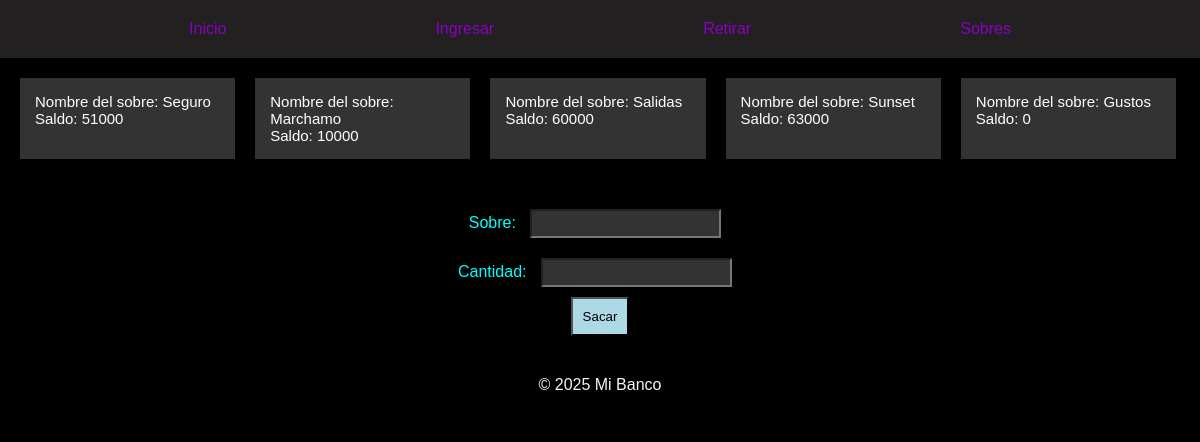
Page /retirar/ on the committed database.
### menu/models.py (models this page shows, shortened)
class sobres (models.Model):
    nombre= models.CharField (max_length=300)
    saldo= models.IntegerField(default=0,validators=[MinValueValidator(0)])
    limite= models.IntegerField(default=0,validators=[MinValueValidator(0)])
    activo= models.BooleanField(default=True)
    porcentaje =  models.IntegerField(default=0,validators=[MinValueValidator(0)],)

### menu/views.py (the view)
# urls.py: path('retirar/', views.retirar, name="retirar"),#Barra lateral puesto 3
def retirar(request):
    todosSobres = sobreModels.objects.all()
    return render(request,'retirar/retirar.html',{
        'forms' : sacarDinero,
        'sobres': todosSobres
    })

### menu/templates/retirar/retirar.html (shortened to what this page needs)
{% extends 'layout/lateral.html' %}
{% load static %}
{% block content %}
{% if sobres %}
<div class="presentacionRetiro">
    {% for sobre in sobres %}
    <div class="presentacionRetiroHijo">
        <p>
            Nombre del sobre:
            {{ sobre.nombre }} <br>
            Saldo:
            {{ sobre.saldo }}
        </p>
    </div>
    {% endfor %}
</div>
<div class="retiro">
    <form action="{% url 'retirarConfirmacion' %}" method="post">
        {{forms}}
        <button type="submit">Sacar</button>
    </form>
</div>
{% else %}
<div class="faltaIngreso">
    <h1>No hay ningun sobre del que retirar</h1>
</div>
{% endif %}
{% endblock %}

### menu/static/css/styles.css (style rules this page uses)
* { margin: 0; padding: 0; font-family: 'Franklin Gothic Medium', 'Arial Narrow', Arial, sans-serif; background-color: black; color: whitesmoke; }
.presentacionRetiro { height: auto; margin: 10px; width: 98%; display: flex; flex-direction:row; justify-content: space-evenly; }
.presentacionRetiro p { padding: 15px; background-color: #333333; color: white; text-align: start; margin: 0px; font-size: 15px; }
.presentacionRetiroHijo { width: 20%; margin: 10px; background-color: #333333; color: white; }
.retiro { height: auto; flex-direction: column; padding: 20px; text-align: center; }
.retiro input { padding: 5px; margin: 10px; background-color: #333333; color: whitesmoke; }
.retiro button { padding: 10px; background-color: #ADD8E6; color: black; }
.retiro label { color: #00FFFF; }

### rows in the picture
sobres: nombre "Seguro", saldo "51000"
sobres: nombre "Marchamo", saldo "10000"
sobres: nombre "Salidas", saldo "60000"
sobres: nombre "Sunset", saldo "63000"
sobres: nombre "Gustos", saldo "0"
